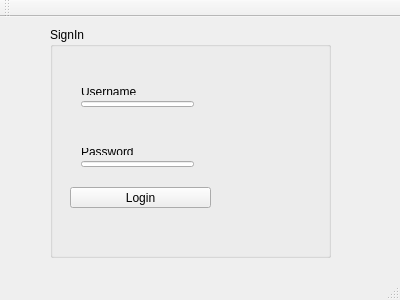
<?xml version="1.0" encoding="UTF-8"?>
<ui version="4.0">
 <class>MainWindow</class>
 <widget class="QMainWindow" name="MainWindow">
  <property name="geometry">
   <rect>
    <x>0</x>
    <y>0</y>
    <width>400</width>
    <height>300</height>
   </rect>
  </property>
  <property name="windowTitle">
   <string>MainWindow</string>
  </property>
  <widget class="QWidget" name="centralWidget">
   <widget class="QGroupBox" name="groupBox">
    <property name="geometry">
     <rect>
      <x>50</x>
      <y>10</y>
      <width>281</width>
      <height>231</height>
     </rect>
    </property>
    <property name="title">
     <string>SignIn</string>
    </property>
    <widget class="QWidget" name="">
     <property name="geometry">
      <rect>
       <x>20</x>
       <y>110</y>
       <width>135</width>
       <height>41</height>
      </rect>
     </property>
     <layout class="QVBoxLayout" name="verticalLayout_2">
      <item>
       <widget class="QLabel" name="label_2">
        <property name="text">
         <string>Password</string>
        </property>
       </widget>
      </item>
      <item>
       <widget class="QLineEdit" name="lineEdit_password"/>
      </item>
     </layout>
    </widget>
    <widget class="QPushButton" name="pushButton_Login">
     <property name="geometry">
      <rect>
       <x>20</x>
       <y>160</y>
       <width>141</width>
       <height>21</height>
      </rect>
     </property>
     <property name="text">
      <string>Login</string>
     </property>
    </widget>
    <widget class="QWidget" name="">
     <property name="geometry">
      <rect>
       <x>20</x>
       <y>50</y>
       <width>135</width>
       <height>41</height>
      </rect>
     </property>
     <layout class="QVBoxLayout" name="verticalLayout">
      <item>
       <widget class="QLabel" name="label">
        <property name="text">
         <string>Username</string>
        </property>
       </widget>
      </item>
      <item>
       <widget class="QLineEdit" name="lineEdit_username"/>
      </item>
     </layout>
    </widget>
   </widget>
  </widget>
  <widget class="QMenuBar" name="menuBar">
   <property name="geometry">
    <rect>
     <x>0</x>
     <y>0</y>
     <width>400</width>
     <height>21</height>
    </rect>
   </property>
  </widget>
  <widget class="QToolBar" name="mainToolBar">
   <attribute name="toolBarArea">
    <enum>TopToolBarArea</enum>
   </attribute>
   <attribute name="toolBarBreak">
    <bool>false</bool>
   </attribute>
  </widget>
  <widget class="QStatusBar" name="statusBar"/>
 </widget>
 <layoutdefault spacing="6" margin="11"/>
 <resources/>
 <connections/>
</ui>
